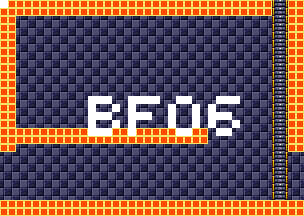

Tiled map render using the project's own tile images. Description and the map definition, with tile-layer contents summarised, below:
An orthogonal 38x27 tile map with 8x8 px tiles, 4 tile layers (background, foreground, room numbers, Objects), 15 tilesets.

<map version="1.5" tiledversion="1.7.1" orientation="orthogonal" renderorder="right-down" width="38" height="27" tilewidth="8" tileheight="8" infinite="0" nextlayerid="11" nextobjectid="1">
 <tileset firstgid="1" source="tilesheets/tsKarniMata.tsx" />
 <tileset firstgid="1025" source="tilesheets/tsVoodooWasp.tsx" />
 <tileset firstgid="2049" source="tilesheets/tsBurial.tsx" />
 <tileset firstgid="3073" source="tilesheets/tsBlueTemple.tsx" />
 <tileset firstgid="4097" source="tilesheets/tsGoddess.tsx" />
 <tileset firstgid="5121" source="tilesheets/tsKonark.tsx" />
 <tileset firstgid="6145" name="sEnemies" tilewidth="8" tileheight="8" tilecount="1024" columns="32">
  <image source="../grapx/tilesheets/sObjects.bmp" trans="ff94ff" width="256" height="256" />
 </tileset>
 <tileset firstgid="7169" source="tilesheets/tsIceTemple.tsx" />
 <tileset firstgid="8193" source="tilesheets/tsLavaArea.tsx" />
 <tileset firstgid="9217" source="tilesheets/tsBossArea.tsx" />
 <tileset firstgid="10241" source="tilesheets/tsPegu.tsx" />
 <tileset firstgid="11265" source="tilesheets/sTiwanakuTemple.tsx" />
 <tileset firstgid="12289" source="tilesheets/sIndraTemple.tsx" />
 <tileset firstgid="13313" source="tilesheets/sTeleport.tsx" />
 <tileset firstgid="14337" source="tilesheets/sObjects.tsx" />
 <layer id="2" name="background" width="38" height="27">
  <data>[1026 cells, 1026 non-empty, 2 distinct tile ids]</data>
 </layer>
 <layer id="1" name="foreground" width="38" height="27">
  <data>[1026 cells, 314 non-empty, 3 distinct tile ids]</data>
 </layer>
 <layer id="7" name="room numbers" width="38" height="27">
  <data>[1026 cells, 45 non-empty, 1 distinct tile ids]</data>
 </layer>
 <layer id="10" name="Objects" width="38" height="27">
  <data>[1026 cells, 0 non-empty, 0 distinct tile ids]</data>
 </layer>
</map>
